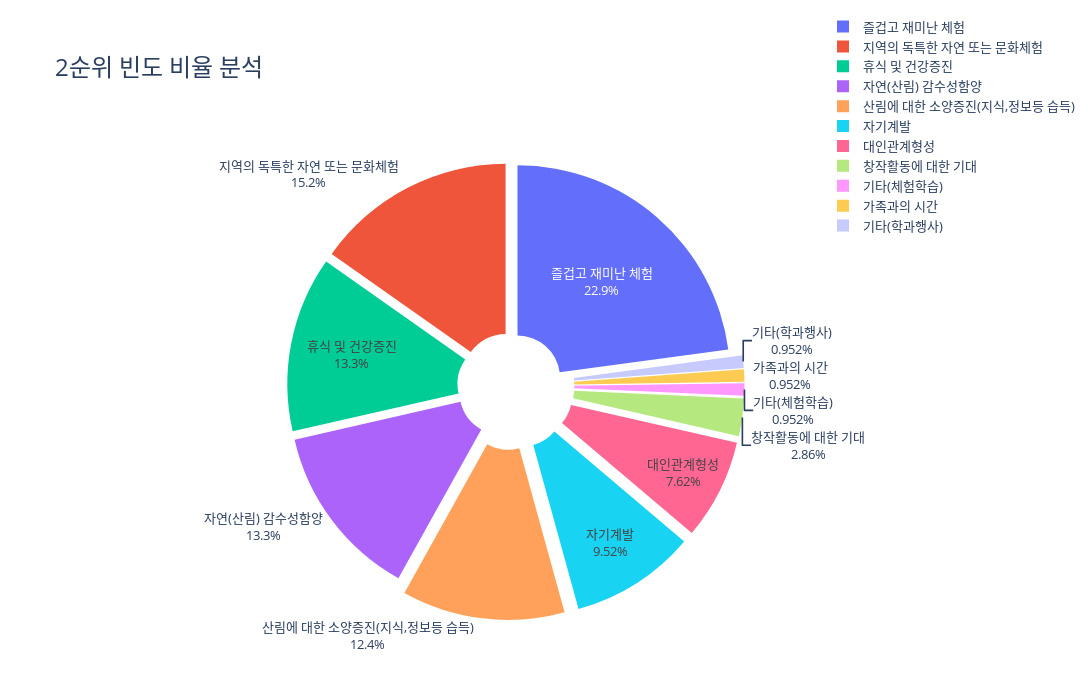

Here is the notebook cell this chart was saved with:
### Code cell
import plotly.express as px

# 빈도를 비율로 변환
frequency_2['비율'] = frequency_2['2순위'] / frequency_2['2순위'].sum()

# 파이 차트 시각화 (크기 조절)
fig = px.pie(frequency_2, values='비율', names='값', title="<b>빈도 비율 분석</b>", hole=0.2)
fig.update_layout(
        title={
        'text': '2순위 빈도 비율 분석',
        'font': {'size': 24}  # 제목의 폰트 크기 설정
    },
    font=dict(size=13),
    height=700,  # 그림의 높이 설정
    width=1200,    # 그림의 너비 설정
    legend=dict(x=1, y=1.3)  # 범례 위치 조정 (x, y 조절 가능)
)
# 차트 내에 비율 숫자 직접 표시
pull_lst = [0.05] * 4 + [0.1] * 8
fig.update_traces(textinfo='percent+label', pull=pull_lst, insidetextorientation='horizontal')  # 비율 숫자를 라벨과 함께 표시

fig.show()

### Figure 1 — Plotly figure (JSON) as saved in the notebook; plotly's stock layout.template omitted (floating-point values rounded to 4 significant figures)
{"data": [{"domain": {"x": [0, 1], "y": [0, 1]}, "hole": 0.2, "hovertemplate": "값=%{label}<br>비율=%{value}<extra></extra>", "insidetextorientation": "horizontal", "labels": ["즐겁고 재미난 체험", "지역의 독특한 자연 또는 문화체험", "휴식 및 건강증진", "자연(산림) 감수성함양", "산림에 대한 소양증진(지식,정보등 습득)", "자기계발", "대인관계형성", "창작활동에 대한 기대", "기타(체험학습)", "가족과의 시간", "기타(학과행사)"], "legendgroup": "", "name": "", "pull": [0.05, 0.05, 0.05, 0.05, 0.1, 0.1, 0.1, 0.1, 0.1, 0.1, 0.1, 0.1], "showlegend": true, "textinfo": "percent+label", "type": "pie", "values": [0.2286, 0.1524, 0.1333, 0.1333, 0.1238, 0.09524, 0.07619, 0.02857, 0.009524, 0.009524, 0.009524]}], "layout": {"font": {"size": 13}, "height": 700, "legend": {"tracegroupgap": 0, "x": 1, "y": 1.3}, "title": {"font": {"size": 24}, "text": "2순위 빈도 비율 분석"}, "width": 1200}}
